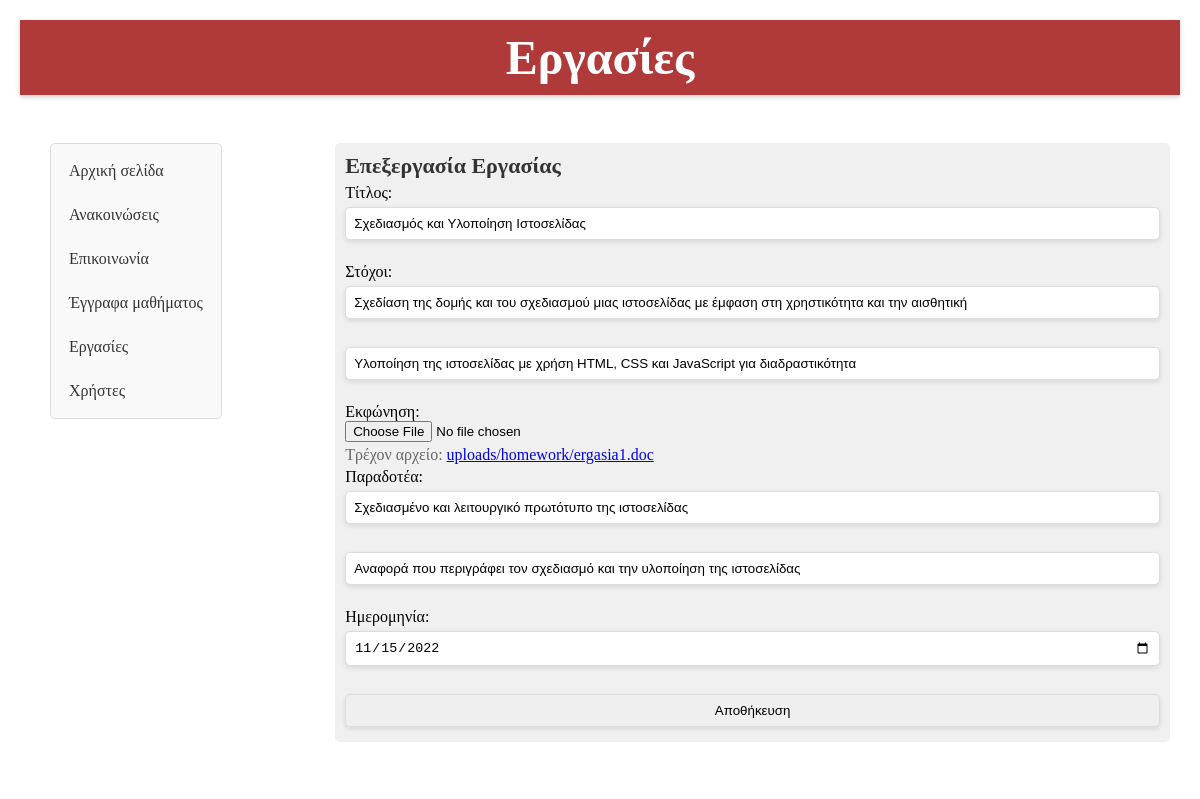
Page /edit_homework.php?id=1 (signed in) on the committed database.
### tables this page shows
CREATE TABLE `homework` (
  `id` int(11) NOT NULL,
  `title` varchar(255) NOT NULL,
  `path` mediumtext NOT NULL,
  `date` date NOT NULL
);

CREATE TABLE `goals` (
  `id` int(11) NOT NULL,
  `homework_id` int(11) NOT NULL,
  `goal` varchar(255) NOT NULL
);

CREATE TABLE `requirements` (
  `id` int(11) NOT NULL,
  `homework_id` int(11) NOT NULL,
  `requirement` varchar(255) NOT NULL
);

### edit_homework.php (the view, shortened to what this page needs)
<?php
require 'db_connection.php';
$id = $_GET['id'];
$sql = "SELECT * FROM homework WHERE id = $id";
$result = mysqli_query($conn, $sql);
$row = mysqli_fetch_assoc($result);
?>
<!DOCTYPE html>
<html lang="en">
<head>
    <link rel="stylesheet" href="style.css">
</head>
<body>
<div class="container">
    <div class="title">
        <h1>Εργασίες</h1>
    </div>
    <br>
    <div class="row">
        <div class="column options">
            <?php require 'menu.php'; ?>
        </div>
        <div class="column content">
            <div class="communication">
                <h2>Επεξεργασία Εργασίας</h2>
                <form method="post" action="update_homework.php" enctype="multipart/form-data">
                    <label for="title">Τίτλος:</label>
                    <input type="text" name="title" value="<?php echo $row['title']; ?>"><br>
                    <label for="goals">Στόχοι:</label>
                    <?php
                    $sql2 = "SELECT * FROM goals WHERE homework_id = $id";
                    $goals = mysqli_query($conn, $sql2);
                    if ($goals->num_rows > 0) {
                        while ($row2 = $goals->fetch_assoc()) {
                            echo '<input type="text" name="goals[]" value="' . $row2['goal'] . '"><br>';
                        }
                    }
                    ?>
                    <label for="file">Εκφώνηση:</label>
                    <input type="file" id="file" name="file" accept=".pdf, .doc, .docx">
                    <?php if (!empty($row['path'])) { ?>
                        <p>Τρέχον αρχείο: <a href="<?php echo $row['path']; ?>" target="_blank"><?php echo $row['path']; ?></a></p>
                    <?php } ?>
                    <label for="goals">Παραδοτέα:</label>
                    <?php
                    $sql3 = "SELECT * FROM requirements WHERE homework_id = $id";
                    $requirements = mysqli_query($conn, $sql3);
                    if ($requirements->num_rows > 0) {
                        while ($row3 = $requirements->fetch_assoc()) {
                            echo '<input type="text" name="requirements[]" value="' . $row3['requirement'] . '"><br>';
                        }
                    }
                    ?>
                    <label for="date">Ημερομηνία:</label>
                    <input type="date" name="date" value="<?php echo $row['date']; ?>"><br>
                    <input type="submit" value="Αποθήκευση">
                </form>
            </div>
        </div>
    </div>
</div>
</body>
</html>

### style.css (style rules this page uses)
* { box-sizing: border-box; margin: 0; padding: 0; }
body { position: relative; }
.container { width: 100%; max-width: 1200px; margin: 0 auto; padding: 20px; }
.title { text-align: center; background-color: #b03a3a; color: #fff; font-size: 24px; padding: 10px; box-shadow: 0 2px 5px rgba(0, 0, 0, 0.2); margin-bottom: 20px; }
.row { display: flex; justify-content: space-between; }
.column { padding: 10px; }
.options { width: 25%; margin-left: 20px; }
.content { width: 75%; }
.row:after { content: ""; display: table; clear: both; }
.announcement, .communication, .document, .homework, .user { margin-bottom: 20px; padding: 10px; background-color: #f0f0f0; border-radius: 5px; }
.announcement h2, .communication h2, .document h2, .homework h2, .user h2 { font-size: 22px; color: #333; margin-bottom: 5px; }
.announcement p, .communication p, .document p, .homework p, .user p { font-size: 16px; color: #666; line-height: 1.6; }
.communication input[type="text"], .communication input[type="password"], .communication input[type="date"], .communication input[type="submit"], .communication button[type="submit"], .communication select, .communication textarea[type="text"], .communication textarea { border: 1px solid #ddd; border-radius: 5px; padding: 8px; box-shadow: 0 2px 5px rgba(0, 0, 0, 0.1); margin: 5px 0; }
.communication label, .communication select, .communication input[type="text"], .communication input[type="password"], .communication input[type="date"], .communication input[type="submit"], .communication button[type="submit"], .communication textarea[type="text"], .communication textarea { display: block; width: 100%; }

### rows in the picture
homework: title "Σχεδιασμός και Υλοποίηση Ιστοσελίδας", path "uploads/homework/ergasia1.doc", date "11/15/2022"
goals: goal "Σχεδίαση της δομής και του σχεδιασμού μιας ιστοσελίδας με έμφαση στη χρηστικότητα και την αισθητική"
goals: goal "Υλοποίηση της ιστοσελίδας με χρήση HTML, CSS και JavaScript για διαδραστικότητα"
requirements: requirement "Σχεδιασμένο και λειτουργικό πρωτότυπο της ιστοσελίδας"
requirements: requirement "Αναφορά που περιγράφει τον σχεδιασμό και την υλοποίηση της ιστοσελίδας"
